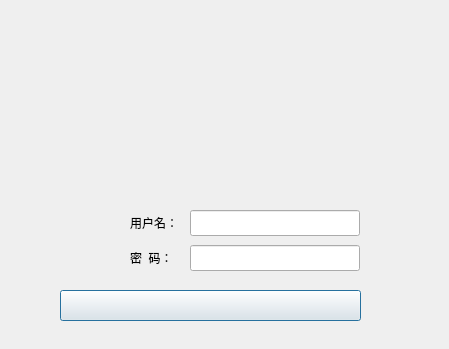
<?xml version="1.0" encoding="UTF-8"?>
<ui version="4.0">
 <class>AnotherLogin</class>
 <widget class="QDialog" name="AnotherLogin">
  <property name="geometry">
   <rect>
    <x>0</x>
    <y>0</y>
    <width>449</width>
    <height>349</height>
   </rect>
  </property>
  <property name="windowTitle">
   <string>Dialog</string>
  </property>
  <property name="styleSheet">
   <string notr="true"/>
  </property>
  <widget class="QPushButton" name="loginButton">
   <property name="geometry">
    <rect>
     <x>60</x>
     <y>290</y>
     <width>301</width>
     <height>31</height>
    </rect>
   </property>
   <property name="styleSheet">
    <string notr="true">border-image: url(:/login2/images/logon2/登录.png);</string>
   </property>
   <property name="text">
    <string/>
   </property>
  </widget>
  <widget class="QLineEdit" name="username">
   <property name="geometry">
    <rect>
     <x>190</x>
     <y>210</y>
     <width>170</width>
     <height>26</height>
    </rect>
   </property>
   <property name="styleSheet">
    <string notr="true">border-image: url(:/login2/images/logon2/用户名框.png);</string>
   </property>
   <property name="text">
    <string/>
   </property>
  </widget>
  <widget class="QLabel" name="label">
   <property name="geometry">
    <rect>
     <x>60</x>
     <y>210</y>
     <width>61</width>
     <height>61</height>
    </rect>
   </property>
   <property name="styleSheet">
    <string notr="true">border-image: url(:/login2/images/logon2/头像.png);</string>
   </property>
   <property name="text">
    <string/>
   </property>
  </widget>
  <widget class="QLabel" name="posswordLabel">
   <property name="geometry">
    <rect>
     <x>130</x>
     <y>245</y>
     <width>71</width>
     <height>25</height>
    </rect>
   </property>
   <property name="styleSheet">
    <string notr="true">font: 75 11pt &quot;Aharoni&quot;;</string>
   </property>
   <property name="lineWidth">
    <number>0</number>
   </property>
   <property name="text">
    <string>密  码：</string>
   </property>
  </widget>
  <widget class="QLabel" name="userLabel">
   <property name="geometry">
    <rect>
     <x>130</x>
     <y>210</y>
     <width>71</width>
     <height>25</height>
    </rect>
   </property>
   <property name="styleSheet">
    <string notr="true">font: 75 11pt &quot;Aharoni&quot;;
</string>
   </property>
   <property name="text">
    <string>用户名：</string>
   </property>
  </widget>
  <widget class="QLineEdit" name="password">
   <property name="geometry">
    <rect>
     <x>190</x>
     <y>245</y>
     <width>170</width>
     <height>26</height>
    </rect>
   </property>
   <property name="styleSheet">
    <string notr="true">border-image: url(:/login2/images/logon2/密码框.png);</string>
   </property>
   <property name="text">
    <string/>
   </property>
  </widget>
  <widget class="QLabel" name="label_2">
   <property name="geometry">
    <rect>
     <x>0</x>
     <y>0</y>
     <width>449</width>
     <height>349</height>
    </rect>
   </property>
   <property name="styleSheet">
    <string notr="true">background-image: url(:/login2/images/logon2/bg.png);</string>
   </property>
   <property name="text">
    <string/>
   </property>
  </widget>
  <widget class="QLabel" name="label_3">
   <property name="geometry">
    <rect>
     <x>410</x>
     <y>320</y>
     <width>21</width>
     <height>21</height>
    </rect>
   </property>
   <property name="styleSheet">
    <string notr="true">border-image: url(:/login2/images/logon2/设置.png);</string>
   </property>
   <property name="text">
    <string/>
   </property>
  </widget>
  <zorder>label_2</zorder>
  <zorder>loginButton</zorder>
  <zorder>username</zorder>
  <zorder>label</zorder>
  <zorder>posswordLabel</zorder>
  <zorder>userLabel</zorder>
  <zorder>password</zorder>
  <zorder>label_3</zorder>
 </widget>
 <resources/>
 <connections/>
</ui>
